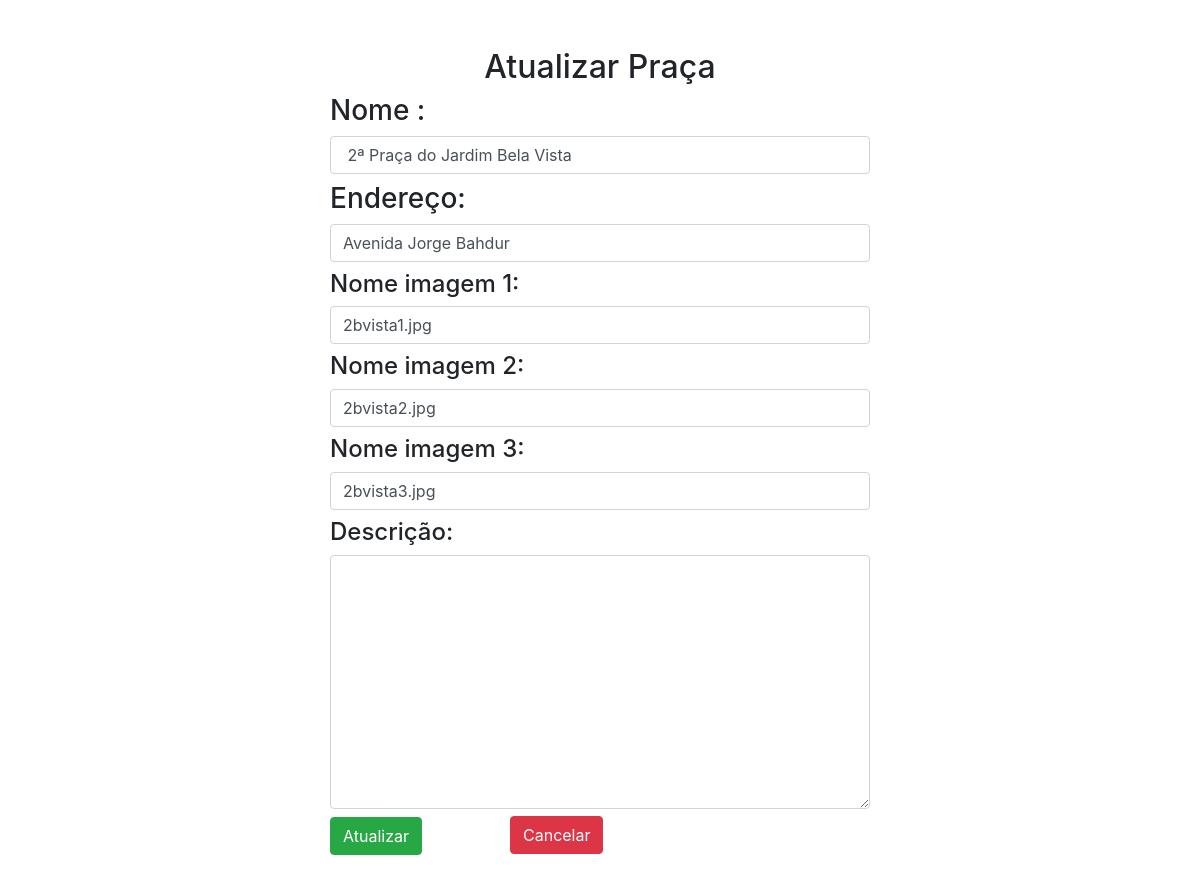
The page /updatepraca/12 (signed in) on the database as committed earlier.
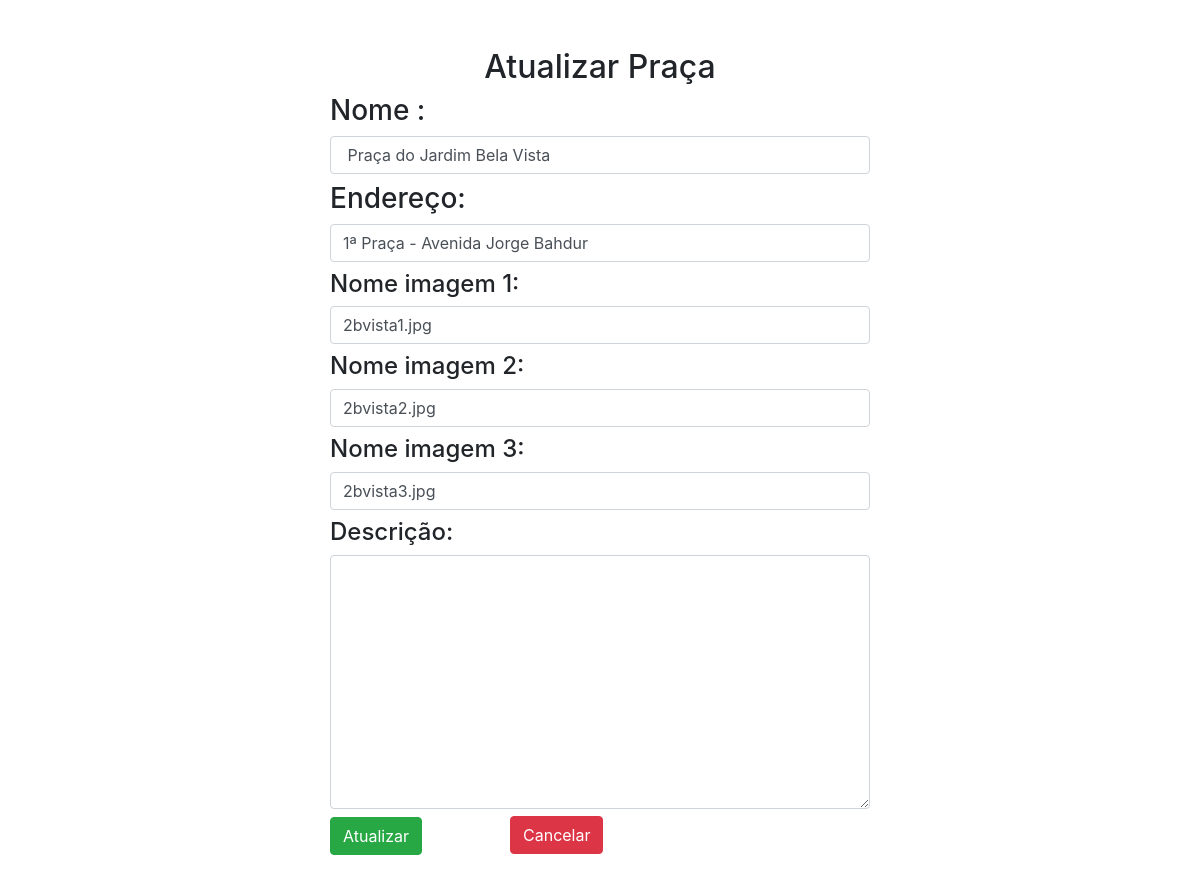
The same page on the database as committed later.
### app_arbo/trees/models.py (models this page shows)
class Praca(db.Model):
    id=db.Column(db.Integer,primary_key=True)
    name=db.Column(db.String(30),nullable=False,unique=True)
    end=db.Column(db.String(100),nullable=False,unique=False)
    desc=db.Column(db.String(500),nullable=False,unique=False)
    image_1=db.Column(db.String(30),nullable=False,unique=True)
    image_2=db.Column(db.String(30),nullable=False,unique=True)
    image_3=db.Column(db.String(30),nullable=False,unique=True)

### app_arbo/trees/rotas.py (the view, shortened to what this page needs)
@app.route('/updatepraca/<int:id>', methods=['GET', 'POST'])
def updatepraca(id):
    if 'email' not in session:
        flash(f'Favor faça seu login no sistema.', 'success')
        return redirect(url_for('login'))
    updatepraca = Praca.query.get_or_404(id)
    praca = request.form.get('praca')
    end = request.form.get('end')
    desc = request.form.get('desc')
    image_1 = request.form.get('image_1')
    image_2 = request.form.get('image_2')
    image_3 = request.form.get('image_3')
    return render_template('/trees/updatepraca.html', title='Atualizar praça',updatepraca=updatepraca)

### app_arbo/templates/trees/updatepraca.html (shortened to what this page needs)
{% extends "layouts.html" %}
{% block content %}
<div class="container">
    <div class="row">
        <div class="col-md-3"></div>
        <div class="col-md-6">
            {% if updatepraca %}
            <h2 class="text-center mt-5">Atualizar Praça</h2>
            <form action="" method="POST">
                <h3 class="text-nowrap mt-2">Nome :</h3>
                <input type="text" name="praca" class="form-control" value="{{updatepraca.name}}">
                <h3 class="text-nowrap mt-2">Endereço:</h3>
                <input type="text" name="end" class="form-control" value="{{updatepraca.end}}">
                <h4 class="text-nowrap mt-2">Nome imagem 1:</h4>
                <input type="text" name="image_1" class="form-control" value="{{updatepraca.image_1}}">
                <h4 class="text-nowrap mt-2">Nome imagem 2:</h4>
                <input type="text" name="image_2" class="form-control" value="{{updatepraca.image_2}}">
                <h4 class="text-nowrap mt-2">Nome imagem 3:</h4>
                <input type="text" name="image_3" class="form-control" value="{{updatepraca.image_3}}">
                <h4 class="text-nowrap mt-2">Descrição:</h4>
                <textarea name="desc" rows="10" cols="70" minlength="00" maxlength="490" class="form-control">{{updatepraca.desc}}</textarea>
                <input type="submit" value="Atualizar" class="btn btn-success mt-2">
            </form>
            <a href="{{url_for('pracas')}}" class="btn btn-danger" style="margin-top: -67px; margin-left: 180px;">Cancelar</a>
            {% endif %}
        </div>
        <div class="col-md-3"></div>
    </div>
</div>
{% endblock content %}

Rows that differ between the two databases and show on the page:
changed Praca "2bvista1.jpg": praca "2ª Praça do Jardim Bela Vista" → "Praça do Jardim Bela Vista"; end "Avenida Jorge Bahdur" → "1ª Praça - Avenida Jorge Bahdur"
